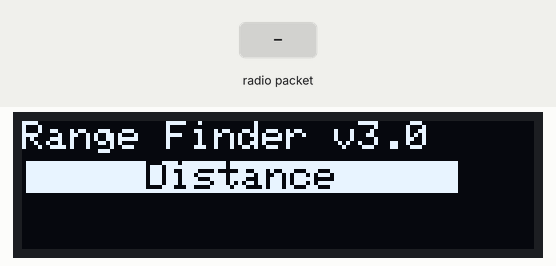
Simulated run of this sketch. Board: Arduino Uno, built with avr-gcc and run on an emulated ATmega328P. On the bench: 128×32 one-colour display. The test bench sets the inputs (shaded band). No radio packets arrive unless stated.

Above: at 1.2 s.
1.3 s: radio packet "1" arrives
At 2.1 s:
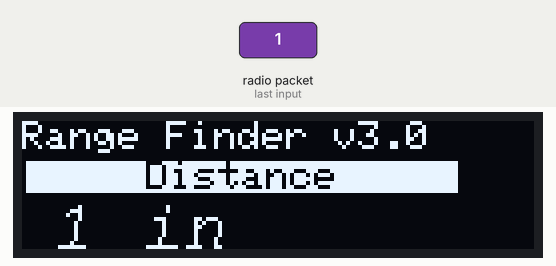
2.8 s: radio packet "0" arrives
At 4.0 s:
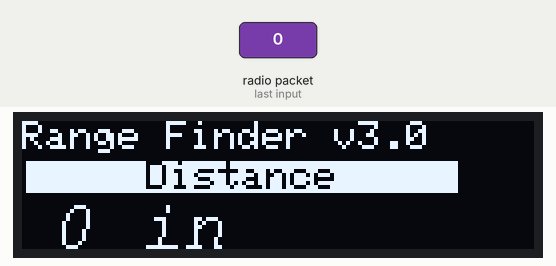
4.3 s: radio packet "2" arrives
At 4.7 s:
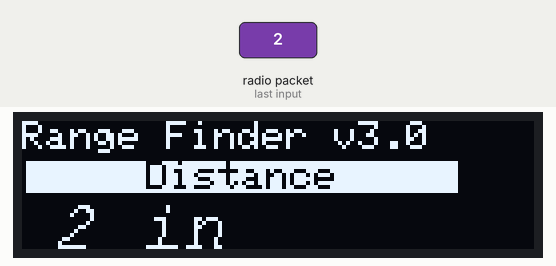
Timing chart, 0 to 7.3 s (numbered marks = the images above; inputs shaded):
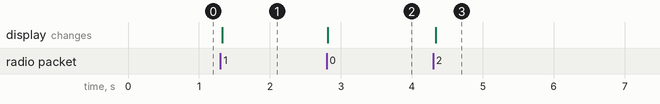

Measured:
- after the input at 1.3 s, the display: changes at once (image 1)
- after the input at 2.8 s, the display: changes at once (image 2)
- after the input at 4.3 s, the display: changes at once (image 3)

The sketch:

RangeFinderRcv.ino
```cpp
/*********************************************************************
Program to display output from Ultrasonic range finder, sent by 433MHz transmitter, on a .96" OLED display.

As designed uses .96" display and Make "Maker" board, heterodyne receiver, and UNO R3.

Pinouts are:
Display     Prototype board
-------     ---------------
 VCC        3.3v
 GND        GND
 SCL        A5 (SCL)
 SDA        A4 (SDA)

Receiver   Prototype board
--------   ---------------
 VCC            5v
 GND            GND
 Data           D11


*********************************************************************/
#include <RH_ASK.h>
#include <SPI.h>
#include <Wire.h>
#include <Adafruit_GFX.h>
#include <Adafruit_SSD1306.h>
#include <Fonts/FreeSans12pt7b.h>
#include <Fonts/FreeSans9pt7b.h>
#include <Fonts/FreeSerif9pt7b.h>
#include <Fonts/FreeMonoOblique9pt7b.h>


// set constants for display
#define OLED_RESET 4

// preform reset
Adafruit_SSD1306 display(OLED_RESET);

String a;   // global to hold distance

RH_ASK driver;

/*
 * Setup screen defaults and constants
 *
 */
void setup()   {
  Serial.begin(9600);

  if (!driver.init())
      Serial.println("init failed");


  display.begin(SSD1306_SWITCHCAPVCC, 0x3C);  // initialize with the I2C addr 0x3C (for the 128x32)

  // Clear the buffer.
  display.clearDisplay();

  // write header text
  display.setTextSize(1);
  display.setTextColor(WHITE);
  display.println("Range Finder v3.0");

  // write column headings
  display.setTextSize(1);
  display.setTextColor(BLACK, WHITE);
  display.setCursor(1,10);
  display.print("     Distance     ");
  //display.setTextSize(2);
  display.setFont(&FreeMonoOblique9pt7b);
  display.display();
}

/*
 *  Processing Loop
 */
void loop() {


  String message;
  // Clear last distance
  // I do this to reset the screen to background color.
  display.setTextColor(BLACK,WHITE);
  display.setCursor(7,31);
  display.print(a);


  // get rangefinder output

  uint8_t buf[12];
  uint8_t buflen = sizeof(buf);
  if (driver.recv(buf, &buflen)) // Non-blocking
    {
      int i;
      // Message with a good checksum received, dump it.
      a = (char*)buf;
      a = a.substring(0,a.length()-4);
      a.trim();
      a.concat(" in");
    } else
    {
      display.print("No Link");
    }

  // refresh the display
  display.setTextColor(WHITE, BLACK);
  display.setCursor(7,31);
  display.print(a);
  Serial.println(message);

  display.display();
  delay(10);

}
```
